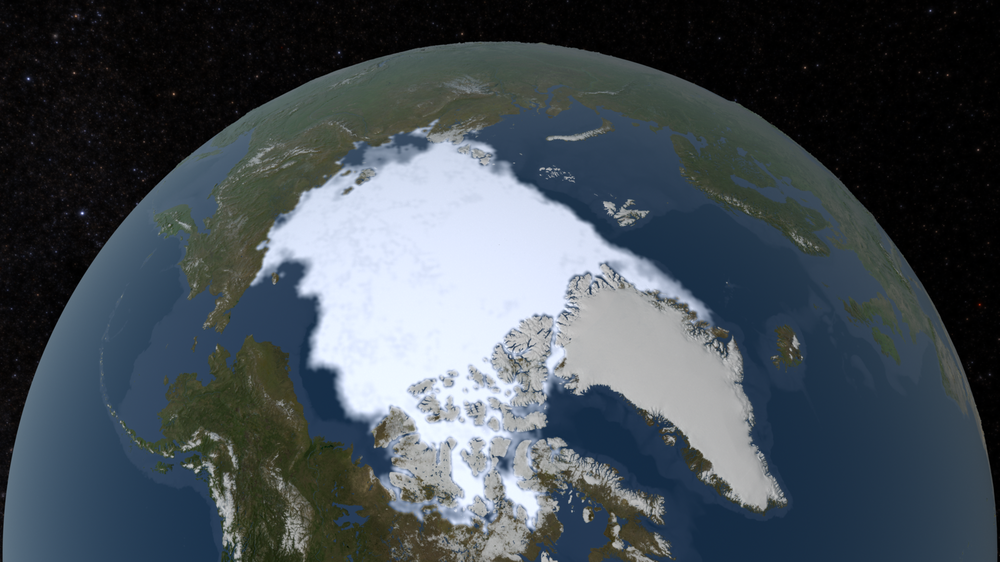
#> input picture Data-for-teaching-staff/Introduction/NASA-sea-ice-images/ice_area_by_year_2019.1979.tif, 1000 x 562 px, shrunk from 1920 x 1080 before the run
$ python combine-two-sea-ice-images.py
#> lines starting #> are read from the running program, lines starting #| are printed output that depends on the picture
import sys
from PIL import Image

dir='../../../Data-for-teaching-staff/Introduction/NASA-sea-ice-images/'
images = [Image.open(x) for x in [dir+'ice_area_by_year_2019.1979.tif', dir+'ice_area_by_year_2019.2012.tif']]
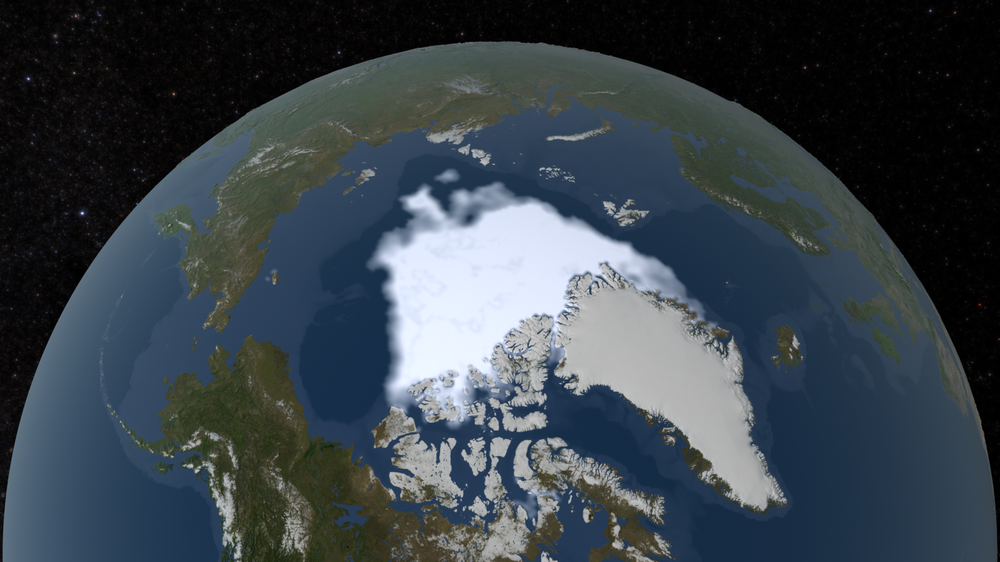
#> input picture Data-for-teaching-staff/Introduction/NASA-sea-ice-images/ice_area_by_year_2019.2012.tif, 1000 x 562 px, shrunk from 1920 x 1080 before the run
#> images = 2 items
widths, heights = zip(*(i.size for i in images))
#> widths = (1000, 1000); heights = (562, 562)

total_width = sum(widths)
#> total_width = 2000
max_height = max(heights)
#> max_height = 562

new_im = Image.new('RGB', (total_width, max_height))
#> new_im: PIL image 2000x562 RGB; every value is 0

x_offset = 0
for im in images:
  new_im.paste(im, (x_offset,0))
  x_offset += im.size[0]
#> this loop made 2 passes
#> x_offset on passes 1 to 2: 1000, 2000
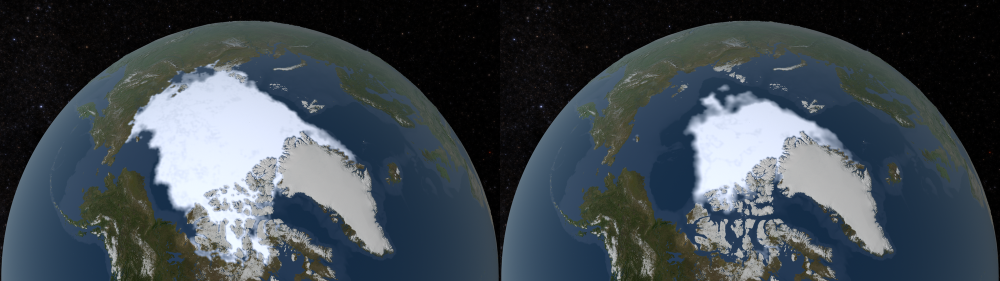
#> new_im: PIL image 2000x562 RGB (shown at 1/2 size); mean R, G, B 63.7, 73, 80.2
#> after the loop, x_offset = 2000

new_im.save('/Users/eli/Courses/EPS101/Data-for-teaching-staff/Introduction/NASA-sea-ice-images/sea-ice-background.tif')
